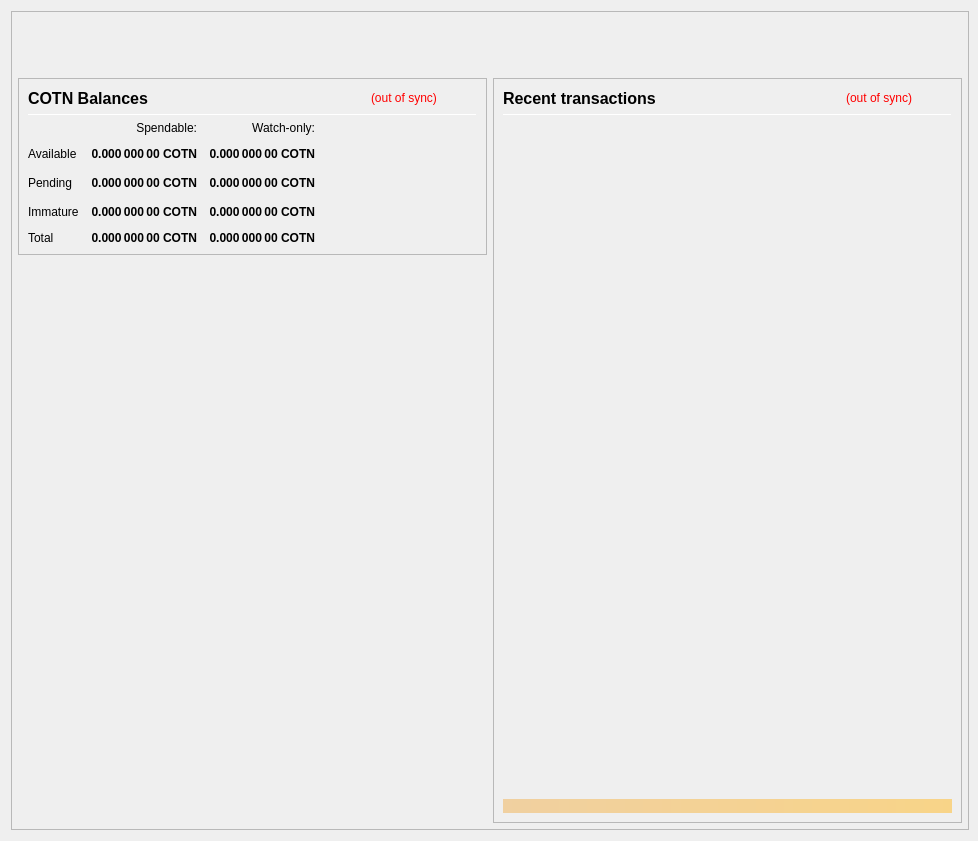
<?xml version="1.0" encoding="UTF-8"?>
<ui version="4.0">
 <class>OverviewPage</class>
 <widget class="QWidget" name="OverviewPage">
  <property name="geometry">
   <rect>
    <x>0</x>
    <y>0</y>
    <width>978</width>
    <height>841</height>
   </rect>
  </property>
  <property name="minimumSize">
   <size>
    <width>960</width>
    <height>682</height>
   </size>
  </property>
  <property name="font">
   <font>
    <weight>50</weight>
    <bold>false</bold>
   </font>
  </property>
  <property name="windowTitle">
   <string>Form</string>
  </property>
  <layout class="QVBoxLayout" name="topLayout" stretch="0">
   <property name="rightMargin">
    <number>9</number>
   </property>
   <item>
    <widget class="QFrame" name="frame_BG">
     <property name="minimumSize">
      <size>
       <width>850</width>
       <height>610</height>
      </size>
     </property>
     <property name="maximumSize">
      <size>
       <width>16777215</width>
       <height>16777215</height>
      </size>
     </property>
     <property name="frameShape">
      <enum>QFrame::StyledPanel</enum>
     </property>
     <property name="frameShadow">
      <enum>QFrame::Raised</enum>
     </property>
     <layout class="QVBoxLayout" name="verticalLayout_3" stretch="0">
      <property name="leftMargin">
       <number>0</number>
      </property>
      <property name="topMargin">
       <number>0</number>
      </property>
      <property name="rightMargin">
       <number>0</number>
      </property>
      <property name="bottomMargin">
       <number>6</number>
      </property>
      <item>
       <layout class="QVBoxLayout" name="verticalLayout_Master" stretch="0,1">
        <property name="leftMargin">
         <number>0</number>
        </property>
        <property name="topMargin">
         <number>0</number>
        </property>
        <property name="rightMargin">
         <number>0</number>
        </property>
        <property name="bottomMargin">
         <number>0</number>
        </property>
        <item>
         <widget class="QFrame" name="frame_Header">
          <layout class="QVBoxLayout" name="verticalLayout_Header" stretch="0">
           <property name="leftMargin">
            <number>0</number>
           </property>
           <property name="topMargin">
            <number>0</number>
           </property>
           <property name="rightMargin">
            <number>0</number>
           </property>
           <property name="bottomMargin">
            <number>0</number>
           </property>
           <item>
            <layout class="QHBoxLayout" name="horizontalLayout_Header" stretch="1,0">
             <property name="spacing">
              <number>6</number>
             </property>
             <item>
              <spacer name="horizontalSpacer_Header">
               <property name="orientation">
                <enum>Qt::Horizontal</enum>
               </property>
               <property name="sizeHint" stdset="0">
                <size>
                 <width>40</width>
                 <height>20</height>
                </size>
               </property>
              </spacer>
             </item>
             <item>
              <widget class="QLabel" name="labelOverviewHeaderRight">
               <property name="minimumSize">
                <size>
                 <width>464</width>
                 <height>60</height>
                </size>
               </property>
               <property name="maximumSize">
                <size>
                 <width>16777215</width>
                 <height>60</height>
                </size>
               </property>
               <property name="font">
                <font>
                 <pointsize>14</pointsize>
                </font>
               </property>
               <property name="text">
                <string/>
               </property>
               <property name="alignment">
                <set>Qt::AlignRight|Qt::AlignTrailing|Qt::AlignVCenter</set>
               </property>
              </widget>
             </item>
            </layout>
           </item>
          </layout>
         </widget>
        </item>
        <item>
         <widget class="QFrame" name="frame_Content">
          <layout class="QVBoxLayout" name="verticalLayout_Content">
           <property name="leftMargin">
            <number>6</number>
           </property>
           <property name="topMargin">
            <number>0</number>
           </property>
           <property name="rightMargin">
            <number>6</number>
           </property>
           <property name="bottomMargin">
            <number>0</number>
           </property>
           <item>
            <layout class="QHBoxLayout" name="horizontalLayout_Content" stretch="1,1">
             <property name="spacing">
              <number>6</number>
             </property>
             <item>
              <layout class="QVBoxLayout" name="verticalLayout_left" stretch="0,0">
               <item>
                <widget class="QFrame" name="frameBalances">
                 <property name="frameShape">
                  <enum>QFrame::StyledPanel</enum>
                 </property>
                 <property name="frameShadow">
                  <enum>QFrame::Raised</enum>
                 </property>
                 <layout class="QVBoxLayout" name="verticalLayout_4">
                  <item>
                   <layout class="QHBoxLayout" name="hlBalancesHeader" stretch="2,0,0">
                    <property name="spacing">
                     <number>6</number>
                    </property>
                    <item>
                     <widget class="QLabel" name="labelBalances">
                      <property name="minimumSize">
                       <size>
                        <width>0</width>
                        <height>0</height>
                       </size>
                      </property>
                      <property name="font">
                       <font>
                        <pointsize>12</pointsize>
                        <weight>75</weight>
                        <bold>true</bold>
                       </font>
                      </property>
                      <property name="text">
                       <string>COTN Balances</string>
                      </property>
                     </widget>
                    </item>
                    <item>
                     <widget class="QLabel" name="labelWalletStatus">
                      <property name="cursor">
                       <cursorShape>WhatsThisCursor</cursorShape>
                      </property>
                      <property name="toolTip">
                       <string>The displayed information may be out of date. Your wallet automatically synchronizes with the COTN coin network after a connection is established, but this process has not completed yet.</string>
                      </property>
                      <property name="styleSheet">
                       <string notr="true">QLabel { color: red; }</string>
                      </property>
                      <property name="text">
                       <string notr="true">(out of sync)</string>
                      </property>
                      <property name="alignment">
                       <set>Qt::AlignLeading|Qt::AlignLeft|Qt::AlignVCenter</set>
                      </property>
                     </widget>
                    </item>
                    <item>
                     <spacer name="hsBalancesHeader">
                      <property name="orientation">
                       <enum>Qt::Horizontal</enum>
                      </property>
                      <property name="sizeHint" stdset="0">
                       <size>
                        <width>40</width>
                        <height>20</height>
                       </size>
                      </property>
                     </spacer>
                    </item>
                   </layout>
                  </item>
                  <item>
                   <widget class="Line" name="lineBalances">
                    <property name="minimumSize">
                     <size>
                      <width>0</width>
                      <height>1</height>
                     </size>
                    </property>
                    <property name="maximumSize">
                     <size>
                      <width>16777215</width>
                      <height>1</height>
                     </size>
                    </property>
                    <property name="orientation">
                     <enum>Qt::Horizontal</enum>
                    </property>
                   </widget>
                  </item>
                  <item>
                   <layout class="QGridLayout" name="gridLayout">
                    <property name="spacing">
                     <number>12</number>
                    </property>
                    <item row="2" column="2">
                     <widget class="QLabel" name="labelWatchPending">
                      <property name="font">
                       <font>
                        <weight>75</weight>
                        <bold>true</bold>
                       </font>
                      </property>
                      <property name="cursor">
                       <cursorShape>ArrowCursor</cursorShape>
                      </property>
                      <property name="toolTip">
                       <string>Unconfirmed transactions to watch-only addresses</string>
                      </property>
                      <property name="text">
                       <string notr="true">0.000 000 00 COTN</string>
                      </property>
                      <property name="alignment">
                       <set>Qt::AlignRight|Qt::AlignTrailing|Qt::AlignVCenter</set>
                      </property>
                      <property name="textInteractionFlags">
                       <set>Qt::NoTextInteraction</set>
                      </property>
                     </widget>
                    </item>
                    <item row="2" column="1">
                     <widget class="QLabel" name="labelUnconfirmed">
                      <property name="font">
                       <font>
                        <weight>75</weight>
                        <bold>true</bold>
                       </font>
                      </property>
                      <property name="cursor">
                       <cursorShape>ArrowCursor</cursorShape>
                      </property>
                      <property name="toolTip">
                       <string>Total of transactions that have yet to be confirmed, and do not yet count toward the spendable balance</string>
                      </property>
                      <property name="text">
                       <string notr="true">0.000 000 00 COTN</string>
                      </property>
                      <property name="alignment">
                       <set>Qt::AlignRight|Qt::AlignTrailing|Qt::AlignVCenter</set>
                      </property>
                      <property name="textInteractionFlags">
                       <set>Qt::NoTextInteraction</set>
                      </property>
                     </widget>
                    </item>
                    <item row="3" column="2">
                     <widget class="QLabel" name="labelWatchImmature">
                      <property name="font">
                       <font>
                        <weight>75</weight>
                        <bold>true</bold>
                       </font>
                      </property>
                      <property name="cursor">
                       <cursorShape>ArrowCursor</cursorShape>
                      </property>
                      <property name="toolTip">
                       <string>Staked or masternode rewards in watch-only addresses that has not yet matured</string>
                      </property>
                      <property name="text">
                       <string notr="true">0.000 000 00 COTN</string>
                      </property>
                      <property name="alignment">
                       <set>Qt::AlignRight|Qt::AlignTrailing|Qt::AlignVCenter</set>
                      </property>
                      <property name="textInteractionFlags">
                       <set>Qt::NoTextInteraction</set>
                      </property>
                     </widget>
                    </item>
                    <item row="4" column="0">
                     <widget class="QLabel" name="labelTotalText">
                      <property name="text">
                       <string>Total</string>
                      </property>
                      <property name="textInteractionFlags">
                       <set>Qt::NoTextInteraction</set>
                      </property>
                     </widget>
                    </item>
                    <item row="3" column="1">
                     <widget class="QLabel" name="labelImmature">
                      <property name="font">
                       <font>
                        <weight>75</weight>
                        <bold>true</bold>
                       </font>
                      </property>
                      <property name="cursor">
                       <cursorShape>ArrowCursor</cursorShape>
                      </property>
                      <property name="toolTip">
                       <string>Staked or masternode rewards that has not yet matured</string>
                      </property>
                      <property name="text">
                       <string notr="true">0.000 000 00 COTN</string>
                      </property>
                      <property name="alignment">
                       <set>Qt::AlignRight|Qt::AlignTrailing|Qt::AlignVCenter</set>
                      </property>
                      <property name="textInteractionFlags">
                       <set>Qt::NoTextInteraction</set>
                      </property>
                     </widget>
                    </item>
                    <item row="2" column="3">
                     <spacer name="hsBalances">
                      <property name="orientation">
                       <enum>Qt::Horizontal</enum>
                      </property>
                      <property name="sizeHint" stdset="0">
                       <size>
                        <width>40</width>
                        <height>20</height>
                       </size>
                      </property>
                     </spacer>
                    </item>
                    <item row="3" column="0">
                     <widget class="QLabel" name="labelImmatureText">
                      <property name="text">
                       <string>Immature</string>
                      </property>
                      <property name="textInteractionFlags">
                       <set>Qt::NoTextInteraction</set>
                      </property>
                     </widget>
                    </item>
                    <item row="4" column="1">
                     <widget class="QLabel" name="labelTotal">
                      <property name="font">
                       <font>
                        <weight>75</weight>
                        <bold>true</bold>
                       </font>
                      </property>
                      <property name="cursor">
                       <cursorShape>ArrowCursor</cursorShape>
                      </property>
                      <property name="toolTip">
                       <string>Your current total balance</string>
                      </property>
                      <property name="text">
                       <string notr="true">0.000 000 00 COTN</string>
                      </property>
                      <property name="alignment">
                       <set>Qt::AlignRight|Qt::AlignTrailing|Qt::AlignVCenter</set>
                      </property>
                      <property name="textInteractionFlags">
                       <set>Qt::NoTextInteraction</set>
                      </property>
                     </widget>
                    </item>
                    <item row="4" column="2">
                     <widget class="QLabel" name="labelWatchTotal">
                      <property name="font">
                       <font>
                        <weight>75</weight>
                        <bold>true</bold>
                       </font>
                      </property>
                      <property name="cursor">
                       <cursorShape>ArrowCursor</cursorShape>
                      </property>
                      <property name="toolTip">
                       <string>Current total balance in watch-only addresses</string>
                      </property>
                      <property name="text">
                       <string notr="true">0.000 000 00 COTN</string>
                      </property>
                      <property name="alignment">
                       <set>Qt::AlignRight|Qt::AlignTrailing|Qt::AlignVCenter</set>
                      </property>
                      <property name="textInteractionFlags">
                       <set>Qt::NoTextInteraction</set>
                      </property>
                     </widget>
                    </item>
                    <item row="0" column="2">
                     <widget class="QLabel" name="labelWatchonly">
                      <property name="text">
                       <string>Watch-only:</string>
                      </property>
                      <property name="alignment">
                       <set>Qt::AlignRight|Qt::AlignTrailing|Qt::AlignVCenter</set>
                      </property>
                     </widget>
                    </item>
                    <item row="1" column="0">
                     <widget class="QLabel" name="labelBalanceText">
                      <property name="text">
                       <string>Available</string>
                      </property>
                      <property name="textInteractionFlags">
                       <set>Qt::NoTextInteraction</set>
                      </property>
                     </widget>
                    </item>
                    <item row="1" column="1">
                     <widget class="QLabel" name="labelBalance">
                      <property name="font">
                       <font>
                        <weight>75</weight>
                        <bold>true</bold>
                       </font>
                      </property>
                      <property name="cursor">
                       <cursorShape>ArrowCursor</cursorShape>
                      </property>
                      <property name="toolTip">
                       <string>Your current spendable balance</string>
                      </property>
                      <property name="text">
                       <string notr="true">0.000 000 00 COTN</string>
                      </property>
                      <property name="alignment">
                       <set>Qt::AlignRight|Qt::AlignTrailing|Qt::AlignVCenter</set>
                      </property>
                      <property name="textInteractionFlags">
                       <set>Qt::NoTextInteraction</set>
                      </property>
                     </widget>
                    </item>
                    <item row="1" column="2">
                     <widget class="QLabel" name="labelWatchAvailable">
                      <property name="font">
                       <font>
                        <weight>75</weight>
                        <bold>true</bold>
                       </font>
                      </property>
                      <property name="cursor">
                       <cursorShape>ArrowCursor</cursorShape>
                      </property>
                      <property name="toolTip">
                       <string>Your current balance in watch-only addresses</string>
                      </property>
                      <property name="text">
                       <string notr="true">0.000 000 00 COTN</string>
                      </property>
                      <property name="alignment">
                       <set>Qt::AlignRight|Qt::AlignTrailing|Qt::AlignVCenter</set>
                      </property>
                      <property name="textInteractionFlags">
                       <set>Qt::NoTextInteraction</set>
                      </property>
                     </widget>
                    </item>
                    <item row="2" column="0">
                     <widget class="QLabel" name="labelPendingText">
                      <property name="text">
                       <string>Pending</string>
                      </property>
                      <property name="textInteractionFlags">
                       <set>Qt::NoTextInteraction</set>
                      </property>
                     </widget>
                    </item>
                    <item row="0" column="1">
                     <widget class="QLabel" name="labelSpendable">
                      <property name="text">
                       <string>Spendable:</string>
                      </property>
                      <property name="alignment">
                       <set>Qt::AlignRight|Qt::AlignTrailing|Qt::AlignVCenter</set>
                      </property>
                     </widget>
                    </item>
                   </layout>
                  </item>
                 </layout>
                </widget>
               </item>
               <item>
                <spacer name="verticalSpacer">
                 <property name="orientation">
                  <enum>Qt::Vertical</enum>
                 </property>
                 <property name="sizeHint" stdset="0">
                  <size>
                   <width>20</width>
                   <height>40</height>
                  </size>
                 </property>
                </spacer>
               </item>
              </layout>
             </item>
             <item>
              <layout class="QVBoxLayout" name="verticalLayout_right" stretch="1">
               <item>
                <widget class="QFrame" name="frame_RecentTransactions">
                 <property name="minimumSize">
                  <size>
                   <width>0</width>
                   <height>0</height>
                  </size>
                 </property>
                 <property name="frameShape">
                  <enum>QFrame::StyledPanel</enum>
                 </property>
                 <property name="frameShadow">
                  <enum>QFrame::Raised</enum>
                 </property>
                 <layout class="QVBoxLayout" name="verticalLayout_1" stretch="0,0,0,0,0">
                  <item>
                   <layout class="QHBoxLayout" name="horizontalLayout_2" stretch="2,0,0">
                    <property name="spacing">
                     <number>3</number>
                    </property>
                    <item>
                     <widget class="QLabel" name="label_4">
                      <property name="minimumSize">
                       <size>
                        <width>0</width>
                        <height>20</height>
                       </size>
                      </property>
                      <property name="font">
                       <font>
                        <pointsize>12</pointsize>
                        <weight>75</weight>
                        <bold>true</bold>
                       </font>
                      </property>
                      <property name="text">
                       <string>Recent transactions</string>
                      </property>
                     </widget>
                    </item>
                    <item>
                     <widget class="QLabel" name="labelTransactionsStatus">
                      <property name="cursor">
                       <cursorShape>WhatsThisCursor</cursorShape>
                      </property>
                      <property name="toolTip">
                       <string>The displayed information may be out of date. Your wallet automatically synchronizes with the COTN coin network after a connection is established, but this process has not completed yet.</string>
                      </property>
                      <property name="styleSheet">
                       <string notr="true">QLabel { color: red; }</string>
                      </property>
                      <property name="text">
                       <string notr="true">(out of sync)</string>
                      </property>
                      <property name="alignment">
                       <set>Qt::AlignRight|Qt::AlignTrailing|Qt::AlignVCenter</set>
                      </property>
                     </widget>
                    </item>
                    <item>
                     <spacer name="horizontalSpacer">
                      <property name="orientation">
                       <enum>Qt::Horizontal</enum>
                      </property>
                      <property name="sizeHint" stdset="0">
                       <size>
                        <width>40</width>
                        <height>20</height>
                       </size>
                      </property>
                     </spacer>
                    </item>
                   </layout>
                  </item>
                  <item>
                   <widget class="Line" name="line">
                    <property name="minimumSize">
                     <size>
                      <width>0</width>
                      <height>1</height>
                     </size>
                    </property>
                    <property name="maximumSize">
                     <size>
                      <width>16777215</width>
                      <height>1</height>
                     </size>
                    </property>
                    <property name="orientation">
                     <enum>Qt::Horizontal</enum>
                    </property>
                   </widget>
                  </item>
                  <item>
                   <widget class="QListView" name="listTransactions">
                    <property name="minimumSize">
                     <size>
                      <width>0</width>
                      <height>0</height>
                     </size>
                    </property>
                    <property name="styleSheet">
                     <string notr="true">QListView { background: transparent; }</string>
                    </property>
                    <property name="frameShape">
                     <enum>QFrame::NoFrame</enum>
                    </property>
                    <property name="verticalScrollBarPolicy">
                     <enum>Qt::ScrollBarAlwaysOff</enum>
                    </property>
                    <property name="horizontalScrollBarPolicy">
                     <enum>Qt::ScrollBarAlwaysOff</enum>
                    </property>
                    <property name="selectionMode">
                     <enum>QAbstractItemView::NoSelection</enum>
                    </property>
                   </widget>
                  </item>
                  <item>
                   <spacer name="verticalSpacer_2">
                    <property name="orientation">
                     <enum>Qt::Vertical</enum>
                    </property>
                    <property name="sizeType">
                     <enum>QSizePolicy::Expanding</enum>
                    </property>
                    <property name="sizeHint" stdset="0">
                     <size>
                      <width>20</width>
                      <height>40</height>
                     </size>
                    </property>
                   </spacer>
                  </item>
                  <item>
                   <widget class="QLabel" name="labelAlerts">
                    <property name="maximumSize">
                     <size>
                      <width>16777215</width>
                      <height>16777215</height>
                     </size>
                    </property>
                    <property name="styleSheet">
                     <string notr="true">background-color: qlineargradient(x1: 0, y1: 0, x2: 1, y2: 0, stop:0 #F0D0A0, stop:1 #F8D488); color:#000000;</string>
                    </property>
                    <property name="text">
                     <string/>
                    </property>
                    <property name="wordWrap">
                     <bool>true</bool>
                    </property>
                    <property name="margin">
                     <number>3</number>
                    </property>
                   </widget>
                  </item>
                 </layout>
                </widget>
               </item>
              </layout>
             </item>
            </layout>
           </item>
          </layout>
         </widget>
        </item>
       </layout>
      </item>
     </layout>
    </widget>
   </item>
  </layout>
 </widget>
 <resources/>
 <connections/>
</ui>
